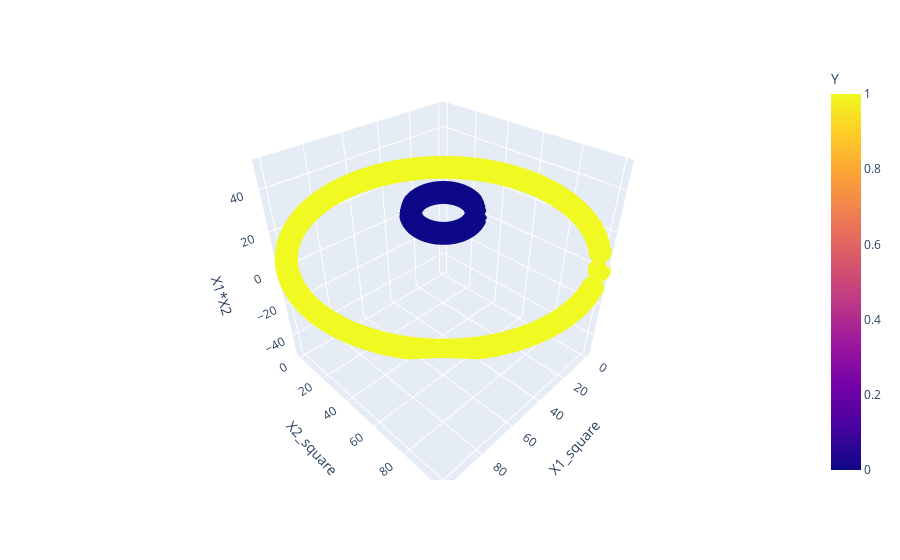

This figure's notebook cell:
### Code cell
fig = px.scatter_3d(df,x='X1_square',y='X2_square',z='X1*X2',color='Y')
fig.show()

### Figure 1 — Plotly figure (JSON) as saved in the notebook; plotly's stock layout.template omitted (floating-point values rounded to 4 significant figures; data arrays with more than 128 entries replaced by an {"elided": "..."} marker saying what was removed)
{"data": [{"hovertemplate": "X1_square=%{x}<br>X2_square=%{y}<br>X1*X2=%{z}<br>Y=%{marker.color}<extra></extra>", "legendgroup": "", "marker": {"color": {"elided": "1200 int values"}, "coloraxis": "coloraxis", "symbol": "circle"}, "mode": "markers", "name": "", "scene": "scene", "showlegend": false, "type": "scatter3d", "x": {"elided": "1200 float values"}, "y": {"elided": "1200 float values"}, "z": {"elided": "1200 float values"}}], "layout": {"coloraxis": {"colorbar": {"title": {"text": "Y"}}, "colorscale": [[0, "#0d0887"], [0.1111, "#46039f"], [0.2222, "#7201a8"], [0.3333, "#9c179e"], [0.4444, "#bd3786"], [0.5556, "#d8576b"], [0.6667, "#ed7953"], [0.7778, "#fb9f3a"], [0.8889, "#fdca26"], [1, "#f0f921"]]}, "legend": {"tracegroupgap": 0}, "margin": {"t": 60}, "scene": {"domain": {"x": [0, 1], "y": [0, 1]}, "xaxis": {"title": {"text": "X1_square"}}, "yaxis": {"title": {"text": "X2_square"}}, "zaxis": {"title": {"text": "X1*X2"}}}}}
